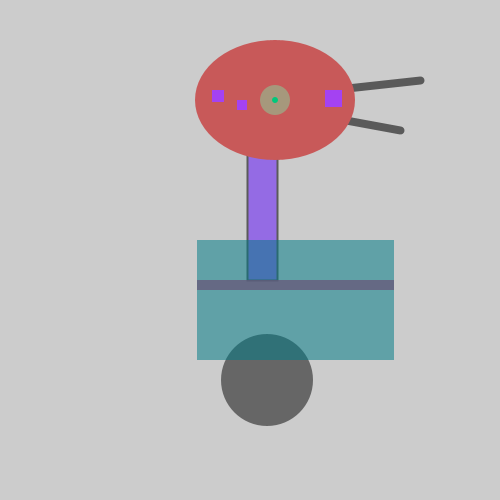
Frame 1 (no input)
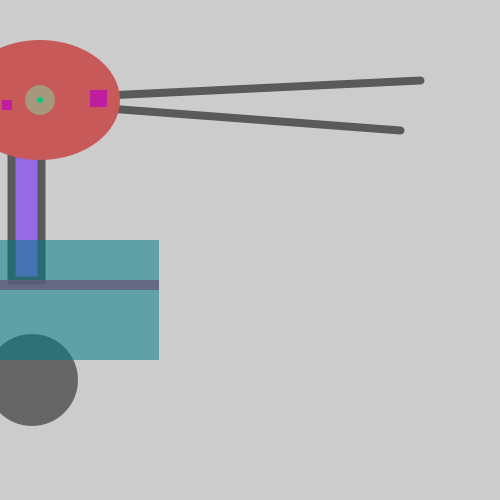
Frame 60 (the mouse pressed at the canvas centre just before this capture)
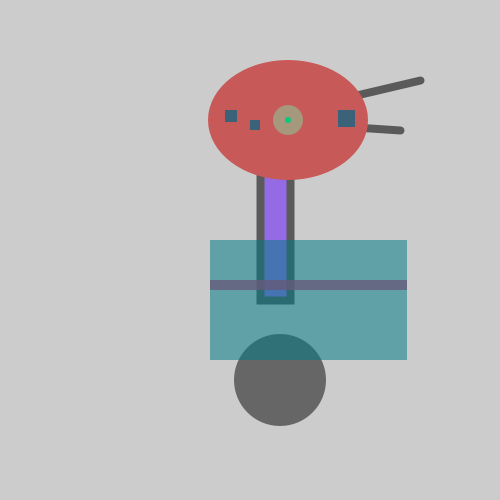
Frame 120 (the mouse held since frame 60 and released just before this capture)

The Processing sketch that drew these frames (run headless with seeded random() and noise(); from frame 60 on, the mouse is pressed at the canvas centre):

// Processing sketch: processing_55755
// ── processing_55755.pde

int radius=60; //head radius
int bodyW=197; //body width

//kinetic variables
float x=260; //x coord
float y=180; //y coord
float easing=0.05;

void setup(){
size(500,500);
smooth();
background(204); //background colour before movement
strokeWeight(2);
ellipseMode(RADIUS);
}

void draw(){
  float targetX=mouseX;
  x+=(targetX-x)*easing;
  
  if(mousePressed){
    x=260;
    y=200;
  }
  else {
    y=180;
  }
  background(204); //makes the background stay uncoloured from trail

//Neck
stroke(90);
fill(100,23,250,136);
rect(x,y-80,30,180);
//Antennae
strokeWeight(8);
line(x-10,y-80,400,130);
line(x-10,y-80,420,80);
//Body
noStroke();
fill(102);
ellipse(x+20, 380, 46, 46);
fill(0, 122, 135,135);
rect(x-50, 240, bodyW, 120);
fill(102,89,123,200);
rect(x-50, 280, bodyW, 10);
//Head
fill(200,89,89); //Teal colour
ellipse (x+28,y-80,80,radius);
fill (166,152,124);                 
ellipse(x+28, y-80, 15, 15);  
fill(0,200,123);
ellipse(x+28, y-80, 3, 3);
fill(160,256,15);
//lighting head
   fill(random(255), random(255), random(255));
   frameRate(10);
rect(x-10, y-80, 10,10);
rect(x-35, y-90, 12,12);
rect(x+78, y-90, 17, 17);
}
